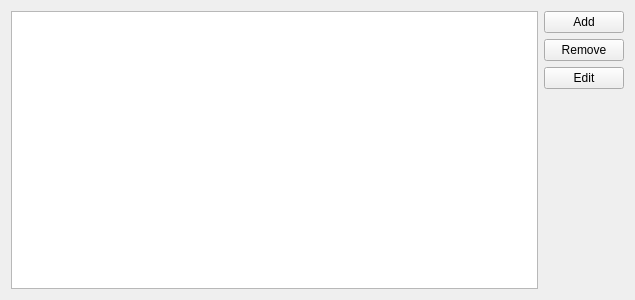
<?xml version="1.0" encoding="UTF-8"?>
<ui version="4.0">
 <class>CategoriesForm</class>
 <widget class="QWidget" name="CategoriesForm">
  <property name="geometry">
   <rect>
    <x>0</x>
    <y>0</y>
    <width>635</width>
    <height>300</height>
   </rect>
  </property>
  <property name="windowTitle">
   <string>Form</string>
  </property>
  <layout class="QHBoxLayout" name="horizontalLayout">
   <item>
    <widget class="QListView" name="listView"/>
   </item>
   <item>
    <layout class="QVBoxLayout" name="verticalLayout">
     <item>
      <widget class="QPushButton" name="addButton">
       <property name="text">
        <string>Add</string>
       </property>
      </widget>
     </item>
     <item>
      <widget class="QPushButton" name="removeButton">
       <property name="text">
        <string>Remove</string>
       </property>
      </widget>
     </item>
     <item>
      <widget class="QPushButton" name="editButton">
       <property name="text">
        <string>Edit</string>
       </property>
      </widget>
     </item>
     <item>
      <spacer name="verticalSpacer">
       <property name="orientation">
        <enum>Qt::Vertical</enum>
       </property>
       <property name="sizeHint" stdset="0">
        <size>
         <width>20</width>
         <height>40</height>
        </size>
       </property>
      </spacer>
     </item>
    </layout>
   </item>
  </layout>
 </widget>
 <resources/>
 <connections/>
 <slots>
  <slot>addClicked()</slot>
  <slot>removeClicked()</slot>
  <slot>editClicked()</slot>
 </slots>
</ui>
